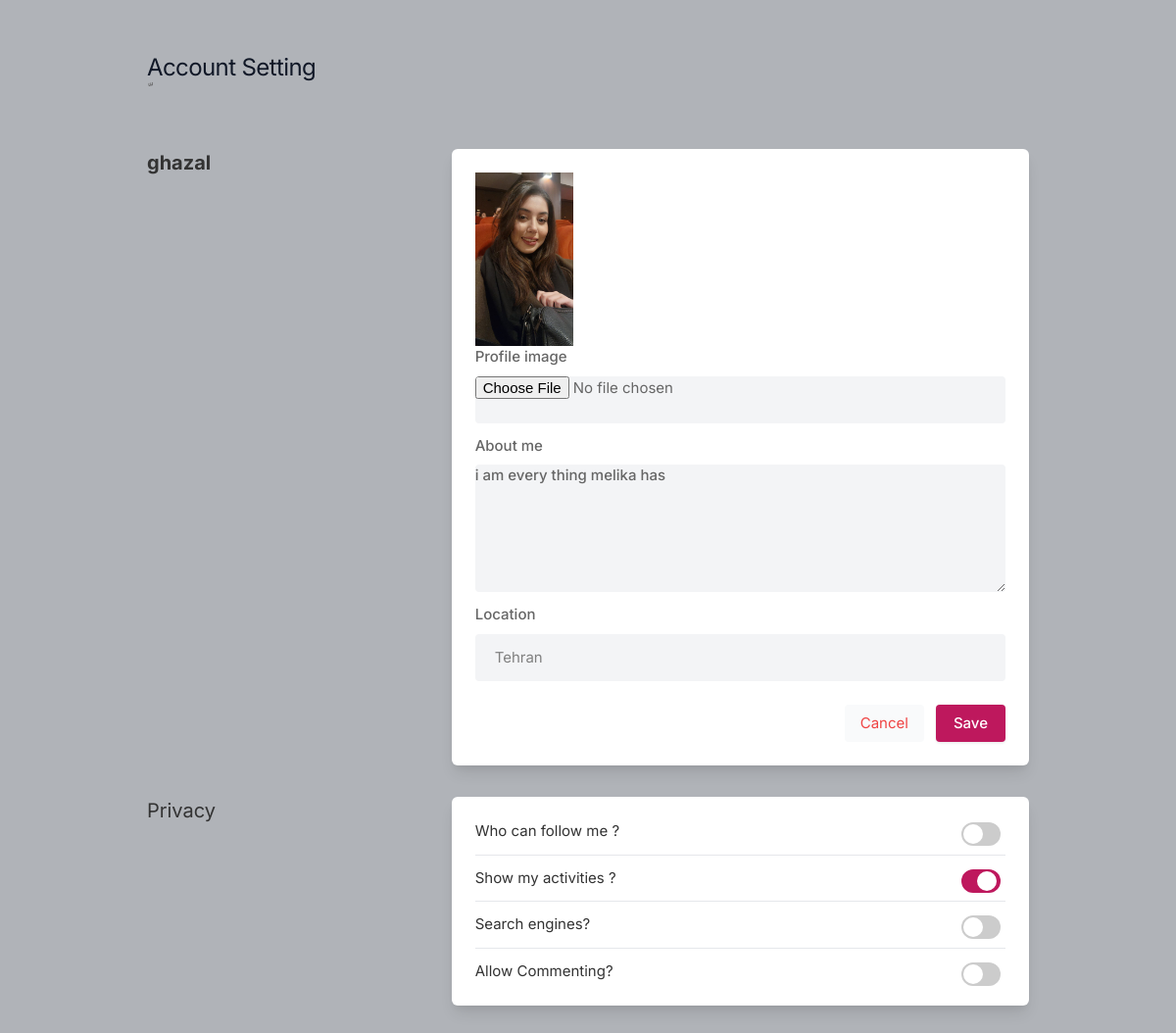
Page /settings (signed in) on the committed database.
### core/models.py (models this page shows, shortened)
class Profile(models.Model):
    user = models.ForeignKey(User, on_delete=models.CASCADE)
    id_user = models.IntegerField()
    bio = models.TextField(blank=True)
    profileimg = models.ImageField(upload_to='profile_images', default='blank-profile-picture.png')
    location = models.CharField(max_length=100, blank=True)

### core/views.py (the view, shortened to what this page needs)
# urls.py: path('settings', views.settings, name='settings'),
@login_required(login_url='signin')
def settings(request):
    user_profile = Profile.objects.get(user=request.user)
    return render(request, 'setting.html', {'user_profile': user_profile})

### templates/setting.html (shortened to what this page needs)
{% load static %}
<!DOCTYPE html>
<html lang="en">
<head>
    <link rel="stylesheet" href="{% static 'assets/css/icons.css' %}">
    <link rel="stylesheet" href="{% static 'assets/css/uikit.css' %}">
    <link rel="stylesheet" href="{% static 'assets/css/style.css' %}">
    <link rel="stylesheet" href="{% static 'assets/css/tailwind.css' %}">
</head>
<body>
            <div class="container m-auto">
                <h1 class="text-2xl leading-none text-gray-900 tracking-tight mt-3"> Account Setting </h1>
             ّ   <div class="grid lg:grid-cols-3 mt-12 gap-8">
                    <div>
                        <h3 class="text-xl mb-2"> <b>{{user.username}}</b></h3>
                    </div>
                    <div class="bg-white rounded-md lg:shadow-lg shadow col-span-2">
                        <form action="" method="POST" enctype="multipart/form-data">
                       <div class="grid grid-cols-2 gap-3 lg:p-6 p-4">
                            <div class="col-span-2">
                                <img width="100" height="100" src="{{user_profile.profileimg.url}}"/>
                                <label for=""> Profile image</label>
                                <input type="file" name="image" placeholder="" class="shadow-none bg-gray-100">
                            </div>
                            <div class="col-span-2">
                                <label for="about">About me</label>
                                <textarea id="about" name="bio" rows="3"  class="shadow-none bg-gray-100">{{user_profile.bio}}</textarea>
                            </div>
                            <div class="col-span-2">
                                <label for=""> Location</label>
                                <input type="text" name="location" value="{{user_profile.location}}" placeholder="" class="shadow-none bg-gray-100">
                            </div>
                       </div>
                       <div class="bg-gray-10 p-6 pt-0 flex justify-end space-x-3">
                           <button class="p-2 px-4 rounded bg-gray-50 text-red-500"> Cancel </button>
                           <button type="submit" class="button bg-blue-700"> Save </button>
                       </div>
                    </form>
                    </div>
                    <div>
                        <h3 class="text-xl mb-2"> Privacy</h3>
                    </div>
                    <div class="bg-white rounded-md lg:shadow-lg shadow lg:p-6 p-4 col-span-2">
                    <div class="space-y-3">
                        <div class="flex justify-between items-center">
                            <div>
                                <h4> Who can follow me ?</h4>
                            </div>
                            <div class="switches-list -mt-8 is-large">
                                <div class="switch-container">
                                    <label class="switch"><input type="checkbox"><span class="switch-button"></span> </label>
                                </div>
                            </div>
                        </div>
                        <hr>
                        <div class="flex justify-between items-center">
                            <div>
                                <h4> Show my activities ?</h4>
                            </div>
                            <div class="switches-list -mt-8 is-large">
                                <div class="switch-container">
                                    <label class="switch"><input type="checkbox" checked><span class="switch-button"></span> </label>
                                </div>
                            </div>
                        </div>
                        <hr>
                        <div class="flex justify-between items-center">
                            <div>
                                <h4> Search engines?</h4>
                            </div>
                            <div class="switches-list -mt-8 is-large">
                                <div class="switch-container">
                                    <label class="switch"><input type="checkbox"><span class="switch-button"></span> </label>
                                </div>
                            </div>
                        </div>
                        <hr>
                        <div class="flex justify-between items-center">
                            <div>
                                <h4> Allow Commenting?</h4>
                            </div>
                            <div class="switches-list -mt-8 is-large">
                                <div class="switch-container">
                                    <label class="switch"><input type="checkbox"><span class="switch-button"></span> </label>
                                </div>
                            </div>
                        </div>
                    </div>
                    </div>
                    <br>
                </div>
            </div>
</body>
</html>

### rows in the picture
Profile: profileimg (picture), bio "i am every thing melika has", location "Tehran"

### other values in the picture
{{ user.username }} "ghazal"
